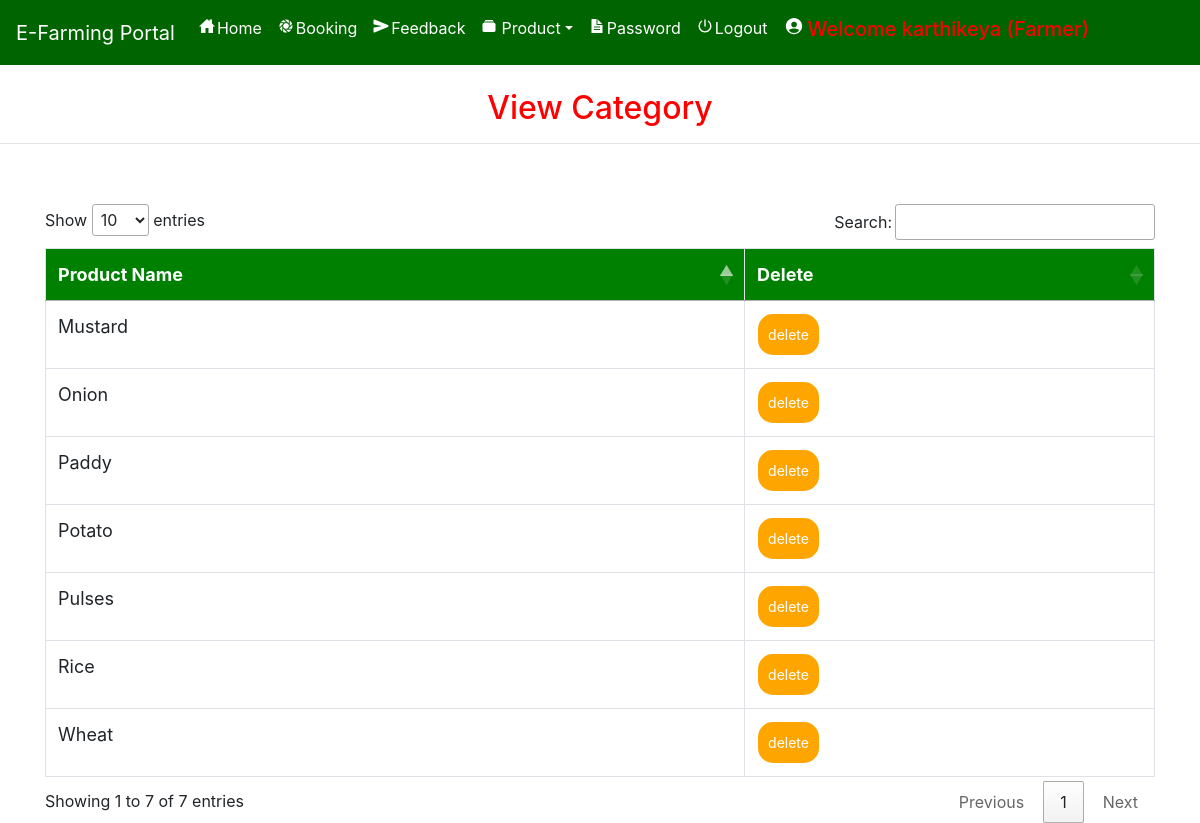
Screenshot of /view_categary/ (signed in) with the database file from the repository.
### farmerapp/models.py (models this page shows, shortened)
class Category(models.Model):
    name = models.CharField(max_length=30, null=True)

### farmerapp/views.py (the view)
# urls.py: path('view_categary/', View_Categary, name='view_categary'),
def View_Categary(request):
    if not request.user.is_authenticated:
        return redirect('login_admin')
    pro = Category.objects.all()
    d = {'pro': pro}
    return render(request,'view_category.html', d)

### farmerapp/templates/view_category.html (shortened to what this page needs)
{% extends 'navigation.html' %}
{% block body %}
<center><h2 style="color:red;margin-top:2%">View Category</h2></center><hr>
<div class="container" style="margin-top:5%">
<table class="table table-bordered" id="myTable">
  <thead>
  <tr>
    <th>Product Name</th>
    <th>Delete</th>
  </tr>
  </thead>
   <tbody>
    {% for i in pro %}
  <tr>
    <td>{{i.name}}</td>
    <td><a href="{% url 'delete_category' i.id %}" onclick="return confirm('Are you sure?')"><button class="button button1">delete</button></a></td>
  </tr>
    {% endfor %}
    </tbody>
</table>
 </div>
{% endblock %}

### farmerapp/templates/navigation.html (style rules this page uses)
* { box-sizing: border-box; }
#myTable { border-collapse: collapse; width: 100%; border: 1px solid #ddd; font-size: 18px; }
#myTable th { text-align: left; padding: 12px; background-color: green; color: white; }
#myTable td { text-align: left; padding: 12px; background-color: white; }
#myTable tr { border-bottom: 1px solid #ddd; }
.button { background-color: orange; border: none; color: white; padding: 10px; text-align: centre; text-decoration: none; display: inline-block; font-size: 14px; margin: 1px 1px; cursor: pointer; }
.button1 { border-radius: 15px; }

### rows the page displays
Category: name "Pulses"
Category: name "Wheat"
Category: name "Paddy"
Category: name "Rice"
Category: name "Mustard"
Category: name "Potato"
Category: name "Onion"
